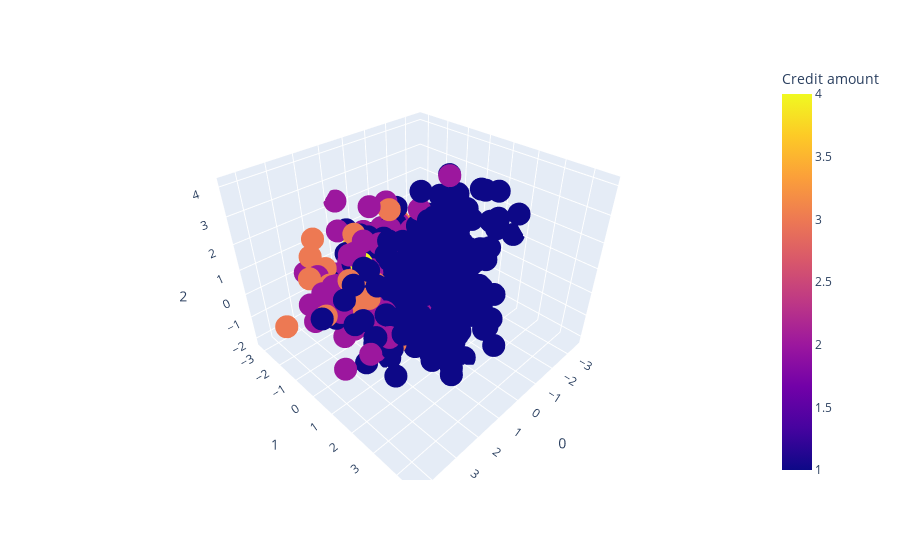

Here is the notebook cell this chart was saved with:
### Code cell
fig = px.scatter_3d(new_pca_df, x=0, y=1, z=2, color='Credit amount')
fig.show()

### Figure 1 — Plotly figure (JSON) as saved in the notebook; plotly's stock layout.template omitted (floating-point values rounded to 4 significant figures; data arrays with more than 128 entries replaced by an {"elided": "..."} marker saying what was removed)
{"data": [{"hovertemplate": "0=%{x}<br>1=%{y}<br>2=%{z}<br>Credit amount=%{marker.color}<extra></extra>", "legendgroup": "", "marker": {"color": {"elided": "1000 int values"}, "coloraxis": "coloraxis", "symbol": "circle"}, "mode": "markers", "name": "", "scene": "scene", "showlegend": false, "type": "scatter3d", "x": {"elided": "1000 float values"}, "y": {"elided": "1000 float values"}, "z": {"elided": "1000 float values"}}], "layout": {"coloraxis": {"colorbar": {"title": {"text": "Credit amount"}}, "colorscale": [[0, "#0d0887"], [0.1111, "#46039f"], [0.2222, "#7201a8"], [0.3333, "#9c179e"], [0.4444, "#bd3786"], [0.5556, "#d8576b"], [0.6667, "#ed7953"], [0.7778, "#fb9f3a"], [0.8889, "#fdca26"], [1, "#f0f921"]]}, "legend": {"tracegroupgap": 0}, "margin": {"t": 60}, "scene": {"domain": {"x": [0, 1], "y": [0, 1]}, "xaxis": {"title": {"text": "0"}}, "yaxis": {"title": {"text": "1"}}, "zaxis": {"title": {"text": "2"}}}}}
